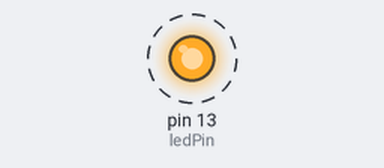
The sketch below on a simulated Arduino Uno, built with avr-gcc and run on an emulated ATmega328P. Shown: output pins drawn as LEDs (lit = HIGH). Dashed ring = blinking. What the sketch prints to the serial monitor is not drawn.

Above: at 0.2 s.
Timing chart, 0 to 3.0 s (numbered marks = the images above):
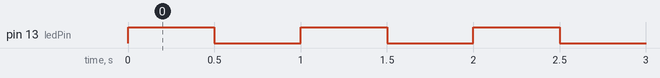

The sketch:

Hello_World.ino
```cpp
/* Serial Hello World
 * -------------------
 * Simple Hello world for serial ports.
 * Print out "Hello world!" and blink pin 13 LED every second.
 *
 * Created 18 October 2006
 * copyleft 2006 Tod E. Kurt <tod@todbot.com>
 * http://todbot.com/
 */

int ledPin = 13;   // select the pin for the LED
int i=0;           // simple counter to show we're doing something

void setup() {
  pinMode(ledPin,OUTPUT);   // declare the LED's pin as output
  Serial.begin(9600);        // connect to the serial port
}

void loop () {
  Serial.print(i++);
  Serial.println(" Hello world!");  // print out a hello
  digitalWrite(ledPin, HIGH);
  delay(500);
  digitalWrite(ledPin, LOW);
  delay(500);
}
```

Measured:
- by itself, pin 13 (ledPin): alternates HIGH for 0.50 s and LOW for 0.50 s
